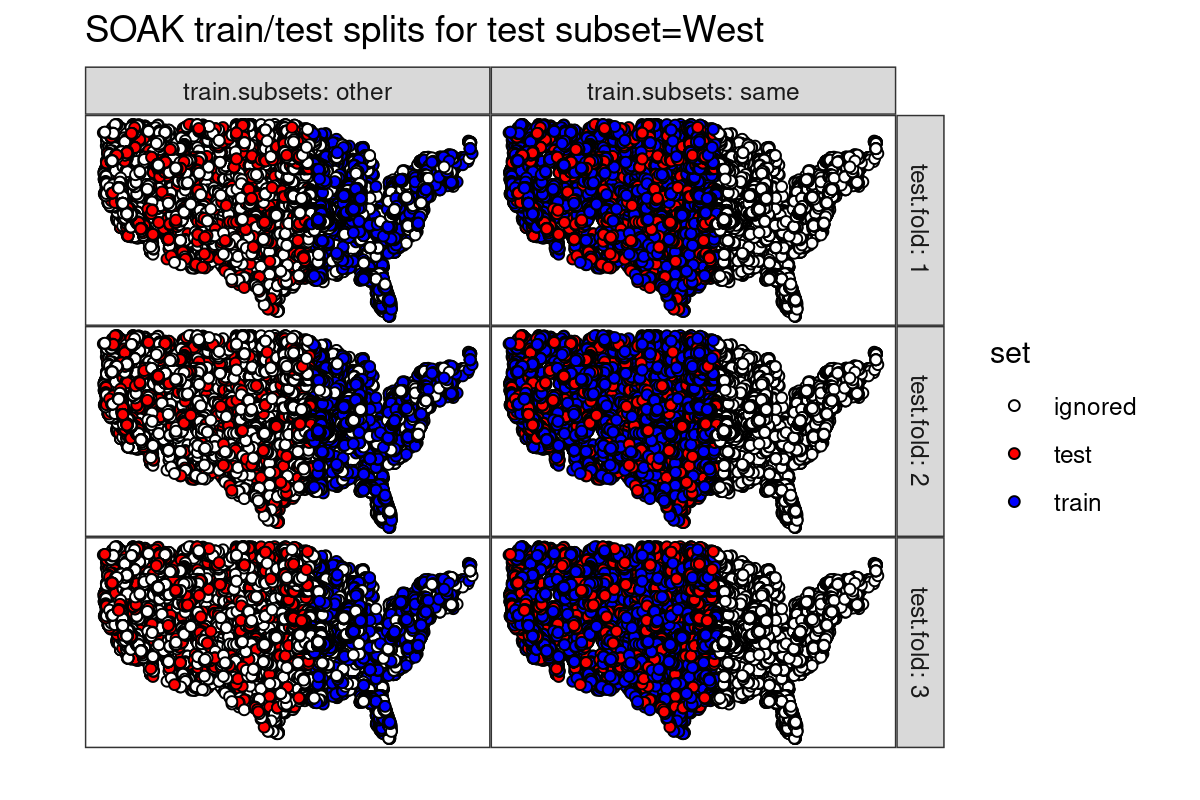

Write R code to recreate this figure.
library(data.table)
library(ggplot2)
shown.outputs <- c("cryo", "maxpsi", "tau4s3", "fs2s3")
## But in the original paper, I did not used all the environmental
## variables in EnvInfo4NN_SoilGrids.mat to train the NN. Only 60
## variables were used (line 146 to 164 in nn_clm_cen.py).
var4nn <- c('IGBP', 'Climate', 'Soil_Type', 'NPPmean', 'NPPmax', 'NPPmin', 'Veg_Cover', 'BIO1', 'BIO2', 'BIO3', 'BIO4', 'BIO5', 'BIO6', 'BIO7', 'BIO8', 'BIO9', 'BIO10', 'BIO11', 'BIO12', 'BIO13', 'BIO14', 'BIO15', 'BIO16', 'BIO17', 'BIO18', 'BIO19', 'Abs_Depth_to_Bedrock', 'Bulk_Density_0cm', 'Bulk_Density_30cm', 'Bulk_Density_100cm','CEC_0cm', 'CEC_30cm', 'CEC_100cm', 'Clay_Content_0cm', 'Clay_Content_30cm', 'Clay_Content_100cm', 'Coarse_Fragments_v_0cm', 'Coarse_Fragments_v_30cm', 'Coarse_Fragments_v_100cm', 'Depth_Bedrock_R', 'Garde_Acid', 'Occurrence_R_Horizon', 'pH_Water_0cm', 'pH_Water_30cm', 'pH_Water_100cm', 'Sand_Content_0cm', 'Sand_Content_30cm', 'Sand_Content_100cm', 'Silt_Content_0cm', 'Silt_Content_30cm', 'Silt_Content_100cm', 'SWC_v_Wilting_Point_0cm', 'SWC_v_Wilting_Point_30cm', 'SWC_v_Wilting_Point_100cm', 'Texture_USDA_0cm', 'Texture_USDA_30cm', 'Texture_USDA_100cm', 'USDA_Suborder', 'WRB_Subgroup', 'Drought')
in.dt <- fread("figure-proda-cv-matlab.csv")
in.mat <- as.matrix(in.dt)
all.finite <- function(x)apply(is.finite(x), 1, all)
all.mat.list <- list(
  input=scale(in.mat[, var4nn]),
  output=in.mat[,shown.outputs])
keep <- do.call("&", lapply(all.mat.list, all.finite))
keep.mat.list <- lapply(all.mat.list, function(m)m[keep,])
keep.dt.list <- lapply(keep.mat.list, data.table)
keep.EnvInfo <- data.table(in.mat[keep,])

west.to.east <- c("West","Mid","East")
west.to.east <- c("West","East")
n.folds <- length(west.to.east)
unique.folds <- 1:n.folds
set.seed(1)
fold.list <- keep.EnvInfo[, list(
  Block=ceiling(n.folds*rank(Lon)/.N),
  Standard=sample(rep(unique.folds, l=.N)))]

std.dt.list <- list()
for(cv in names(fold.list)){
  fold.dt <- data.table(keep.EnvInfo[, .(Lat, Lon)], fold=fold.list[[cv]])
  for(test.fold in unique.folds){
    std.dt.list[[paste(cv, test.fold)]] <- data.table(
      cv, test.fold,
      fold.dt[, set := ifelse(fold==test.fold, "test", "train")][]
    )
  }
}
(std.dt <- rbindlist(std.dt.list))

gg <- ggplot()+
  theme_bw()+
  theme(panel.spacing=grid::unit(0,"lines"))+
  ggtitle("Train/test splits for blocked and standard cross-validation")+
  geom_point(aes(
    Lon, Lat, fill=set),
    shape=21,
    data=std.dt)+
  scale_fill_manual(
    values=set.colors)+
  coord_quickmap()+
  scale_x_continuous(
    "",
    breaks=NULL)+
  scale_y_continuous(
    "",
    breaks=NULL)+
  facet_grid(test.fold ~ cv, labeller=label_both)
png("figure-proda-cv-map-panels-std.png", width=6, height=3, units="in", res=200)
print(gg)
dev.off()

with(fold.list, table(Lon, random))
task.dt <- data.table(
  keep.EnvInfo,
  LonSubset=west.to.east[fold.list$Lon]
)
reg.task <- mlr3::TaskRegr$new(
  "EarthSysParam", task.dt,
  target="fs2s3")#easy
reg.task$col_roles$feature <- var4nn
same_other_sizes_cv <- mlr3resampling::ResamplingSameOtherSizesCV$new()
same_other_sizes_cv$param_set$values$folds <- 3
reg.task$col_roles$subset <- "LonSubset" 
same_other_sizes_cv$instantiate(reg.task)

show.iterations <- same_other_sizes_cv$instance$iteration.dt
set.colors <- c(
  train="red",
  test="black",
  ignored="grey")
##> dput(RColorBrewer::brewer.pal(Inf,"Set1"))
##c("#E41A1C", "#377EB8", "#4DAF4A", "#984EA3", "#FF7F00", "#FFFF33",

set.colors <- c(
  train="blue",
  test="red",#"#F781BF",
  ignored="white")
out.dt.list <- list()
for(show.i in 1:nrow(show.iterations)){
  one.it <- show.iterations[show.i]
  one.task <- data.table(task.dt)[
  , set := "ignored"
  ]
  for(set.name in c('train','test')){
    i.vec <- one.it[[set.name]][[1]]
    set(one.task, i.vec, "set", set.name)
  }
  out.dt.list[[show.i]] <- data.table(
    one.it[, .(test.subset, train.subsets, test.fold)],
    one.task[, .(Lat, Lon, set)]
  )
}
(out.dt <- rbindlist(out.dt.list)[test.subset=="West" & train.subsets!="all"])

gg <- ggplot()+
  theme_bw()+
  theme(panel.spacing=grid::unit(0,"lines"))+
  ggtitle("SOAK train/test splits for test subset=West")+
  geom_point(aes(
    Lon, Lat, fill=set),
    shape=21,
    data=out.dt)+
  scale_fill_manual(
    values=set.colors)+
  coord_quickmap()+
  scale_x_continuous(
    "",
    breaks=NULL)+
  scale_y_continuous(
    "",
    breaks=NULL)+
  facet_grid(test.fold ~ train.subsets, labeller=label_both)
png("figure-proda-cv-map-panels.png", width=6, height=4, units="in", res=200)
print(gg)
dev.off()
